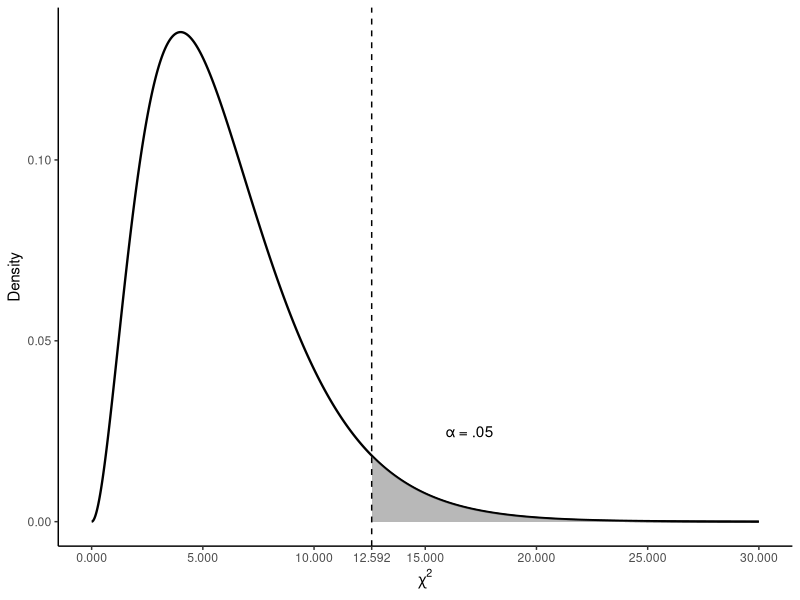

Source code (R):
## ---- chunk 1
#| label: tbl-chi-square-critical
#| echo: false
#| message: false
#| warning: false
#| tbl-cap: "Right-tail critical values of the chi-square distribution."

library(knitr)
library(kableExtra)

df_values <- c(1:30, 40, 50, 60, 80, 100)
alpha_values <- c(0.05, 0.01, 0.001)

critical_values <- sapply(
  alpha_values,
  function(alpha) qchisq(1 - alpha, df = df_values)
)

chi_square_table <- data.frame(
  df = df_values,
  round(critical_values, 3),
  check.names = FALSE
)

names(chi_square_table) <- c("df", "α = .05", "α = .01", "α = .001")

chi_output <- kable(
  chi_square_table,
  booktabs = TRUE,
  align = "cccc"
)

if (knitr::is_latex_output()) {
  chi_output <- kable_styling(
    chi_output,
    latex_options = c("hold_position", "repeat_header"),
    font_size = 9
  )
} else {
  chi_output <- kable_styling(chi_output, full_width = FALSE)
}

chi_output
## ---- chunk 2
#| label: fig-chi-square-critical-example
#| echo: false
#| message: false
#| warning: false
#| fig-cap: "Right-tail rejection region for df = 6 and alpha = .05."
#| fig-alt: "Chi-square distribution with six degrees of freedom and the right tail beyond 12.592 shaded."
#| fig-height: 2.6
#| fig-width: 6

library(ggplot2)

example_df <- 6
example_alpha <- 0.05
chi_critical <- qchisq(1 - example_alpha, df = example_df)
chi_data <- data.frame(chi_square = seq(0, 30, length.out = 1600))
chi_data$density <- dchisq(chi_data$chi_square, df = example_df)
chi_tail <- subset(chi_data, chi_square >= chi_critical)

ggplot(chi_data, aes(x = chi_square, y = density)) +
  geom_line(linewidth = 0.8) +
  geom_area(
    data = chi_tail,
    fill = "grey65",
    color = "black",
    alpha = 0.8
  ) +
  geom_vline(xintercept = chi_critical, linetype = "dashed") +
  annotate("text", x = 17, y = 0.025, label = "α = .05") +
  scale_x_continuous(breaks = c(0, 5, 10, 12.592, 15, 20, 25, 30)) +
  labs(x = expression(chi^2), y = "Density") +
  theme_classic(base_size = 11)
